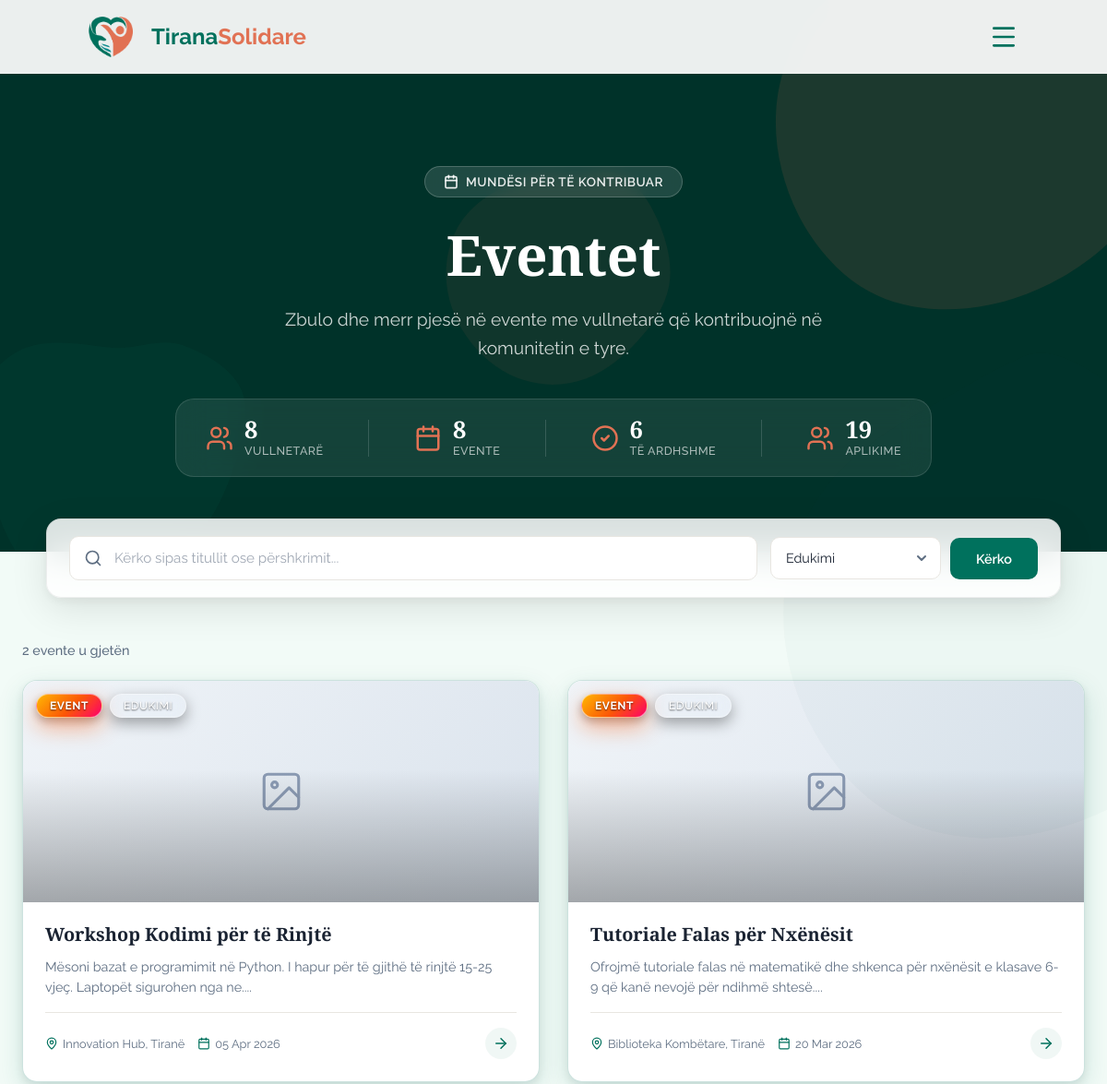
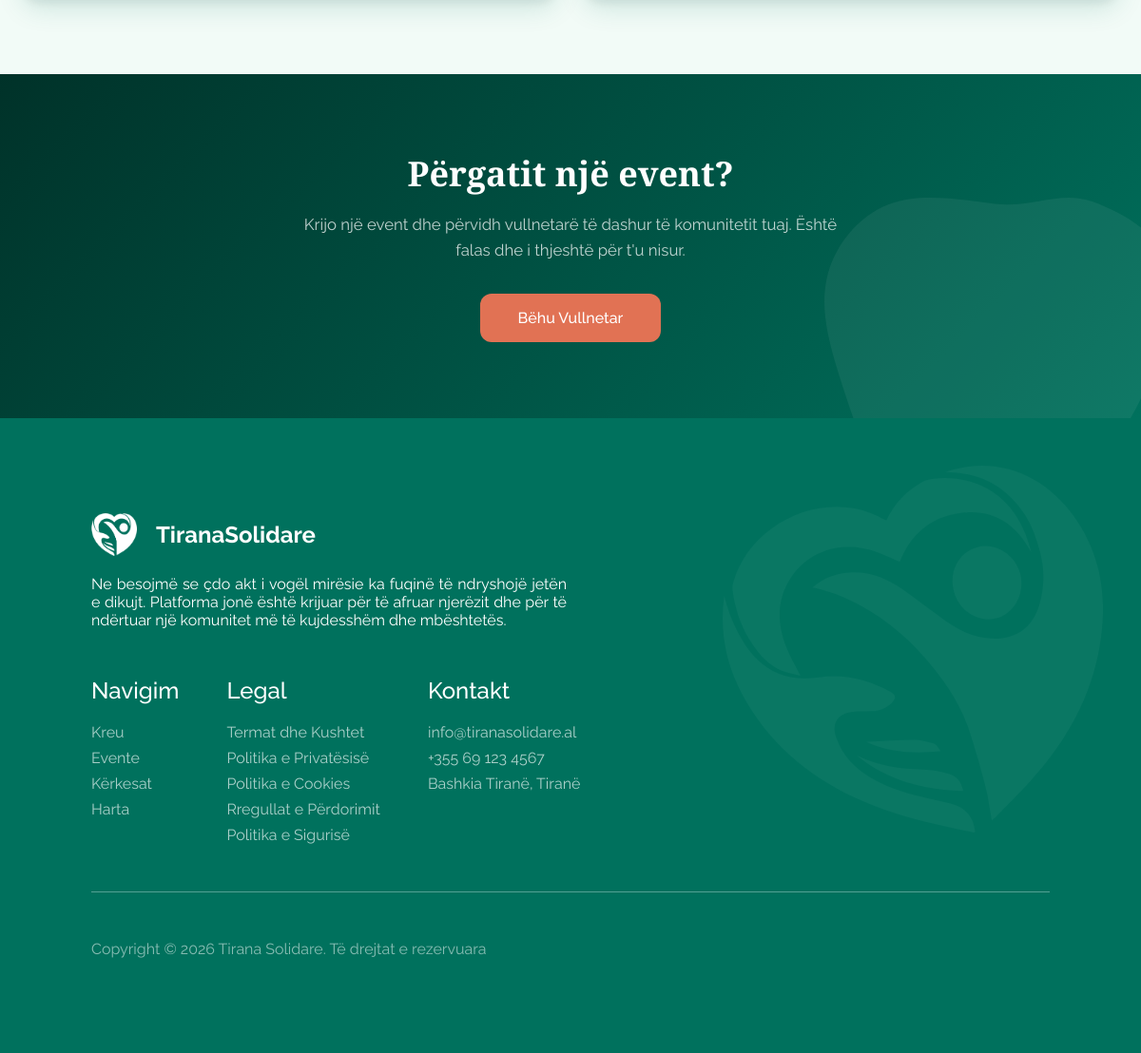
The page /views/events.php?category=3 on the database its author committed (2 pictures, top to bottom).
### tables this page shows
CREATE TABLE `eventi` (
  `id_eventi` int(11) NOT NULL,
  `id_perdoruesi` int(11) DEFAULT NULL,
  `id_kategoria` int(11) DEFAULT NULL,
  `titulli` varchar(200) DEFAULT NULL,
  `pershkrimi` text DEFAULT NULL,
  `data` datetime DEFAULT NULL,
  `vendndodhja` varchar(255) DEFAULT NULL,
  `latitude` decimal(10,7) DEFAULT NULL,
  `longitude` decimal(10,7) DEFAULT NULL,
  `banner` varchar(500) DEFAULT NULL COMMENT 'URL to image storage',
  `krijuar_me` timestamp NOT NULL DEFAULT current_timestamp()
);

CREATE TABLE `kategoria` (
  `id_kategoria` int(11) NOT NULL,
  `emri` varchar(50) DEFAULT NULL
);

### views/events.php (the view, shortened to what the rows shown need)
<?php
require_once __DIR__ . '/../config/db.php';
$isLoggedIn = isset($_SESSION['user_id']);
$isAdmin = ($isLoggedIn && ($_SESSION['roli'] ?? '') === 'Admin');
$page   = max(1, (int) ($_GET['page'] ?? 1));
$limit  = 12;
$offset = ($page - 1) * $limit;
$search   = trim($_GET['search'] ?? '');
$category = (int) ($_GET['category'] ?? 0);
$where  = [];
$params = [];
if ($category > 0) {
    $where[]  = 'e.id_kategoria = ?';
    $params[] = $category;
}
$whereSQL = $where ? 'WHERE ' . implode(' AND ', $where) : '';
$sql = "SELECT e.*, k.emri AS kategoria_emri, p.emri AS krijuesi_emri
        FROM Eventi e
        LEFT JOIN Kategoria k ON k.id_kategoria = e.id_kategoria
        LEFT JOIN Perdoruesi p ON p.id_perdoruesi = e.id_perdoruesi
        $whereSQL
        ORDER BY e.data DESC
        LIMIT ? OFFSET ?";
$params[] = $limit;
$params[] = $offset;
$stmt = $pdo->prepare($sql);
$stmt->execute($params);
$events = $stmt->fetchAll(PDO::FETCH_ASSOC);
?>
<!DOCTYPE html>
<html lang="sq">
<head>
  <link rel="stylesheet" href="/TiranaSolidare/public/assets/styles/main.css">
  <link rel="stylesheet" href="/TiranaSolidare/public/assets/styles/requests.css?v=20260308W">  <link rel="stylesheet" href="https://unpkg.com/leaflet@1.9.4/dist/leaflet.css" />
  <link rel="stylesheet" href="/TiranaSolidare/assets/css/map.css"></head>
<body class="page-events">
<?php include __DIR__ . '/../public/components/header.php'; ?>
<main>
<?php if (isset($event) && $event): ?>
<!-- ═══════════════════════════════════════════════════════════
     SINGLE EVENT DETAIL
     ═══════════════════════════════════════════════════════════ -->
<section class="rq-detail-hero rq-detail-hero--request">
  <svg class="rq-blob rq-blob--hero-1" viewBox="0 0 200 200" xmlns="http://www.w3.org/2000/svg"><path fill="rgba(255,255,255,0.06)" d="M44.7,-76.4C58.8,-69.2,71.8,-58.7,79.6,-45.1C87.4,-31.5,90.1,-15.7,88.5,-0.9C86.9,13.9,81.1,27.8,72.6,39.6C64.1,51.4,52.9,61.2,40.1,68.4C27.3,75.6,13.7,80.3,-0.8,81.7C-15.3,83.1,-30.5,81.3,-43.4,74.2C-56.2,67.2,-66.7,55,-73.8,41.2C-80.8,27.3,-84.4,11.7,-83.5,-3.5C-82.6,-18.7,-77.2,-33.4,-68,-45.1C-58.8,-56.8,-45.9,-65.4,-32.3,-72.8C-18.7,-80.3,-9.3,-86.5,3.2,-91.9C15.7,-97.4,30.5,-83.6,44.7,-76.4Z" transform="translate(100 100)"/></svg>
  <svg class="rq-blob rq-blob--hero-2" viewBox="0 0 200 200" xmlns="http://www.w3.org/2000/svg"><path fill="rgba(255,255,255,0.04)" d="M39.5,-51.2C52.9,-46.3,66.8,-37.9,71.4,-25.7C76.1,-13.5,71.5,2.6,66,17.3C60.6,31.9,54.3,45.1,44,54.7C33.6,64.3,19.3,70.2,3.4,73.7C-12.6,77.2,-30.3,78.4,-42.2,70.1C-54,61.7,-60,43.8,-65.3,27.3C-70.6,10.8,-75.2,-4.2,-72.3,-18.2C-69.5,-32.1,-59.2,-45,-46.1,-50C-33.1,-55,-16.5,-52.2,-1.4,-50.2C13.7,-48.3,26.1,-56.1,39.5,-51.2Z" transform="translate(100 100)"/></svg>
  <div class="rq-grid-overlay"></div>
  <div class="rq-detail-hero__inner">
    <a href="/TiranaSolidare/views/events.php" class="rq-back-link">
      <svg xmlns="http://www.w3.org/2000/svg" width="20" height="20" viewBox="0 0 24 24" fill="none" stroke="currentColor" stroke-width="2" stroke-linecap="round" stroke-linejoin="round"><path d="m12 19-7-7 7-7"/><path d="M19 12H5"/></svg>
      Kthehu te eventet
    </a>
    <div class="rq-detail-hero__badges">
      <span class="rq-badge rq-badge--event-spotlight">
        <svg xmlns="http://www.w3.org/2000/svg" width="14" height="14" viewBox="0 0 24 24" fill="none" stroke="currentColor" stroke-width="2.5" stroke-linecap="round" stroke-linejoin="round"><rect width="18" height="18" x="3" y="4" rx="2"/><line x1="16" x2="16" y1="2" y2="6"/><line x1="8" x2="8" y1="2" y2="6"/><line x1="3" x2="21" y1="10" y2="10"/></svg>
        Event
      </span>
      <?php if (!empty($event['kategoria_emri'])): ?>
      <span class="rq-badge rq-badge--event"><?= htmlspecialchars($event['kategoria_emri']) ?></span>
      <?php endif; ?>
    </div>
    <h1><?= htmlspecialchars($event['titulli']) ?></h1>
    <div class="rq-detail-hero__meta">
      <span><svg xmlns="http://www.w3.org/2000/svg" width="18" height="18" viewBox="0 0 24 24" fill="none" stroke="currentColor" stroke-width="2" stroke-linecap="round" stroke-linejoin="round"><rect width="18" height="18" x="3" y="4" rx="2"/><line x1="16" x2="16" y1="2" y2="6"/><line x1="8" x2="8" y1="2" y2="6"/><line x1="3" x2="21" y1="10" y2="10"/></svg> <?= date('d M Y, H:i', strtotime($event['data'])) ?></span>
      <span><svg xmlns="http://www.w3.org/2000/svg" width="18" height="18" viewBox="0 0 24 24" fill="none" stroke="currentColor" stroke-width="2" stroke-linecap="round" stroke-linejoin="round"><path d="M20 10c0 4.993-5.539 10.193-7.399 11.799a1 1 0 0 1-1.202 0C9.539 20.193 4 14.993 4 10a8 8 0 0 1 16 0"/><circle cx="12" cy="10" r="3"/></svg> <?= htmlspecialchars($event['vendndodhja'] ?? 'Tiranë') ?></span>
      <span><svg xmlns="http://www.w3.org/2000/svg" width="18" height="18" viewBox="0 0 24 24" fill="none" stroke="currentColor" stroke-width="2" stroke-linecap="round" stroke-linejoin="round"><path d="M16 21v-2a4 4 0 0 0-4-4H6a4 4 0 0 0-4 4v2"/><circle cx="9" cy="7" r="4"/><path d="M22 21v-2a4 4 0 0 0-3-3.87"/><path d="M16 3.13a4 4 0 0 1 0 7.75"/></svg> <?= $event['total_aplikime'] ?> aplikime</span>
    </div>
  </div>
</section>
<section class="rq-detail-body">
  <div class="rq-detail-layout">
    <div class="rq-detail-main">
      <?php if (!empty($event['banner'])): ?>
        <div class="rq-detail-banner">
          <img src="<?= htmlspecialchars($event['banner']) ?>" alt="<?= htmlspecialchars($event['titulli']) ?>" onerror="this.style.display='none'; this.nextElementSibling.style.display='flex'">
          <div class="rq-detail-banner--placeholder" style="display:none;">
            <svg xmlns="http://www.w3.org/2000/svg" width="80" height="80" viewBox="0 0 24 24" fill="none" stroke="currentColor" stroke-width="1" stroke-linecap="round" stroke-linejoin="round"><rect x="3" y="3" width="18" height="18" rx="2" ry="2"/><circle cx="8.5" cy="8.5" r="1.5"/><path d="M21 15l-5-5L5 21"/></svg>
            <p>Nuk ka imazh të ngarkuar</p>
          </div>
        </div>
      <?php else: ?>
        <div class="rq-detail-banner rq-detail-banner--placeholder">
          <svg xmlns="http://www.w3.org/2000/svg" width="80" height="80" viewBox="0 0 24 24" fill="none" stroke="currentColor" stroke-width="1" stroke-linecap="round" stroke-linejoin="round"><rect x="3" y="3" width="18" height="18" rx="2" ry="2"/><circle cx="8.5" cy="8.5" r="1.5"/><path d="M21 15l-5-5L5 21"/></svg>
          <p>Nuk ka imazh të ngarkuar</p>
        </div>
      <?php endif; ?>
      <div class="rq-detail-text">
        <h2>Përshkrimi</h2>
        <p><?= nl2br(htmlspecialchars($event['pershkrimi'] ?? 'Nuk ka përshkrim.')) ?></p>
      </div>
    </div>
    <aside class="rq-detail-sidebar">
      <div class="rq-sidebar-card">
        <h3>Informacione</h3>
        <ul class="rq-sidebar-info">
          <li>
            <svg xmlns="http://www.w3.org/2000/svg" width="18" height="18" viewBox="0 0 24 24" fill="none" stroke="currentColor" stroke-width="2" stroke-linecap="round" stroke-linejoin="round"><path d="M19 21v-2a4 4 0 0 0-4-4H9a4 4 0 0 0-4 4v2"/><circle cx="12" cy="7" r="4"/></svg>
            <div><span>Organizuesi</span><strong><?= htmlspecialchars($event['krijuesi_emri'] ?? 'N/A') ?></strong></div>
          </li>
          <li>
            <svg xmlns="http://www.w3.org/2000/svg" width="18" height="18" viewBox="0 0 24 24" fill="none" stroke="currentColor" stroke-width="2" stroke-linecap="round" stroke-linejoin="round"><rect width="18" height="18" x="3" y="4" rx="2"/><line x1="16" x2="16" y1="2" y2="6"/><line x1="8" x2="8" y1="2" y2="6"/><line x1="3" x2="21" y1="10" y2="10"/></svg>
            <div><span>Kategoria</span><strong><?= htmlspecialchars($event['kategoria_emri'] ?? 'Pa kategori') ?></strong></div>
          </li>
          <li>
            <svg xmlns="http://www.w3.org/2000/svg" width="18" height="18" viewBox="0 0 24 24" fill="none" stroke="currentColor" stroke-width="2" stroke-linecap="round" stroke-linejoin="round"><rect width="18" height="18" x="3" y="4" rx="2"/><line x1="16" x2="16" y1="2" y2="6"/><line x1="8" x2="8" y1="2" y2="6"/><line x1="3" x2="21" y1="10" y2="10"/></svg>
            <div><span>Data & Ora</span><strong><?= date('d/m/Y — H:i', strtotime($event['data'])) ?></strong></div>
          </li>
          <li>
            <svg xmlns="http://www.w3.org/2000/svg" width="18" height="18" viewBox="0 0 24 24" fill="none" stroke="currentColor" stroke-width="2" stroke-linecap="round" stroke-linejoin="round"><path d="M20 10c0 4.993-5.539 10.193-7.399 11.799a1 1 0 0 1-1.202 0C9.539 20.193 4 14.993 4 10a8 8 0 0 1 16 0"/><circle cx="12" cy="10" r="3"/></svg>
            <div><span>Vendndodhja</span><strong><?= htmlspecialchars($event['vendndodhja'] ?? 'Tiranë') ?></strong></div>
          </li>
        </ul>
        <div class="rq-sidebar-cta">
          <?php if (!$isLoggedIn): ?>
            <a href="/TiranaSolidare/views/login.php?redirect=<?= urlencode('/TiranaSolidare/views/events.php?id=' . $event['id_eventi']) ?>" class="rq-btn-full rq-btn-login">
              <svg xmlns="http://www.w3.org/2000/svg" width="18" height="18" viewBox="0 0 24 24" fill="none" stroke="currentColor" stroke-width="2" stroke-linecap="round" stroke-linejoin="round"><path d="M15 3h4a2 2 0 0 1 2 2v14a2 2 0 0 1-2 2h-4"/><polyline points="10 17 15 12 10 7"/><line x1="15" x2="3" y1="12" y2="12"/></svg>
              Kyçu për të aplikuar
            </a>
            <p class="rq-sidebar-hint">Duhet të jeni i kyçur për të aplikuar si vullnetar.</p>
          <?php elseif ($isAdmin): ?>
            <p class="rq-sidebar-hint">Administratorët nuk mund të aplikojnë si vullnetarë.</p>
          <?php elseif ($alreadyApplied): ?>
            <span class="rq-badge rq-badge--open"><?= htmlspecialchars($existingApp['statusi']) ?></span>
            <p class="rq-sidebar-hint">Ju keni aplikuar tashmë për këtë event.</p>
          <?php elseif (strtotime($event['data']) <= time()): ?>
            <p class="rq-sidebar-hint">Ky event ka kaluar. Nuk mund të aplikoni më.</p>
          <?php else: ?>
            <button class="rq-btn-full rq-btn-login" id="apply-btn" data-event="<?= $event['id_eventi'] ?>">
              <svg xmlns="http://www.w3.org/2000/svg" width="18" height="18" viewBox="0 0 24 24" fill="none" stroke="currentColor" stroke-width="2" stroke-linecap="round" stroke-linejoin="round"><path d="M16 21v-2a4 4 0 0 0-4-4H6a4 4 0 0 0-4 4v2"/><circle cx="9" cy="7" r="4"/><line x1="19" x2="19" y1="8" y2="14"/><line x1="22" x2="16" y1="11" y2="11"/></svg>
              Apliko si Vullnetar
            </button>
          <?php endif; ?>
        </div>
      </div>
      <div class="rq-sidebar-trust">
        <div class="rq-sidebar-trust__icon">
          <svg xmlns="http://www.w3.org/2000/svg" width="24" height="24" viewBox="0 0 24 24" fill="none" stroke="currentColor" stroke-width="2" stroke-linecap="round" stroke-linejoin="round"><rect width="18" height="18" x="3" y="4" rx="2"/><line x1="16" x2="16" y1="2" y2="6"/><line x1="8" x2="8" y1="2" y2="6"/><line x1="3" x2="21" y1="10" y2="10"/></svg>
        </div>
        <p><strong>Platformë komunitare</strong></p>
        <p class="rq-sidebar-trust__sub">Zbulo mundësi të vlefshme për të kontribuar në komunitetin tuaj.</p>
      </div>
    </aside>
  </div>
</section>
<?php else: ?>
<section class="rq-hero">
  <div class="rq-hero__inner">
    <h1>Eventet</h1>
  </div>
</section>
<section class="rq-results">
  <?php if (empty($events)): ?>
    <div class="rq-empty">
      <div class="rq-empty__icon">
        <svg xmlns="http://www.w3.org/2000/svg" width="56" height="56" viewBox="0 0 24 24" fill="none" stroke="currentColor" stroke-width="1" stroke-linecap="round" stroke-linejoin="round"><circle cx="12" cy="12" r="10"/><path d="M16 16s-1.5-2-4-2-4 2-4 2"/><line x1="9" x2="9.01" y1="9" y2="9"/><line x1="15" x2="15.01" y1="9" y2="9"/></svg>
      </div>
      <h3>Nuk u gjetën evente</h3>
      <p><?= $search ? 'Asnjë rezultat për "' . htmlspecialchars($search) . '". Provo me fjalë të tjera.' : 'Nuk ka evente aktive për momentin.' ?></p>
    </div>
  <?php else: ?>
    <div class="rq-grid">
      <?php foreach ($events as $i => $ev): ?>
        <a href="/TiranaSolidare/views/events.php?id=<?= $ev['id_eventi'] ?>" class="rq-card" style="animation-delay: <?= $i * 0.05 ?>s">
          <div class="rq-card__visual">
            <?php if (!empty($ev['banner'])): ?>
              <div class="rq-card__img rq-card__img--placeholder" style="display:none;">
                <svg xmlns="http://www.w3.org/2000/svg" width="50" height="50" viewBox="0 0 24 24" fill="none" stroke="currentColor" stroke-width="1.5" stroke-linecap="round" stroke-linejoin="round"><rect x="3" y="3" width="18" height="18" rx="2" ry="2"/><circle cx="8.5" cy="8.5" r="1.5"/><path d="M21 15l-5-5L5 21"/></svg>
              </div>
            <?php endif; ?>
            <div class="rq-card__overlay">
              <span class="rq-badge rq-badge--event-spotlight">Event</span>
              <span class="rq-badge rq-badge--event\"><?= htmlspecialchars($ev['kategoria_emri'] ?? 'Kategori') ?></span>
            </div>
          </div>
          <div class="rq-card__content">
            <h3 class="rq-card__title"><?= htmlspecialchars($ev['titulli']) ?></h3>
            <p class="rq-card__desc"><?= htmlspecialchars(mb_substr($ev['pershkrimi'] ?? '', 0, 110)) ?>...</p>
            <div class="rq-card__footer">
              <div class="rq-card__meta">
                <span>
                  <?= htmlspecialchars($ev['vendndodhja'] ?? 'Tiranë') ?>
                </span>
                <span>
                  <?= date('d M Y', strtotime($ev['data'])) ?>
                </span>
              </div>
              <span class="rq-card__arrow">
                <svg xmlns="http://www.w3.org/2000/svg" width="18" height="18" viewBox="0 0 24 24" fill="none" stroke="currentColor" stroke-width="2" stroke-linecap="round" stroke-linejoin="round"><path d="M5 12h14"/><path d="m12 5 7 7-7 7"/></svg>
              </span>
            </div>
          </div>
        </a>
      <?php endforeach; ?>
    </div>
  <?php endif; ?>
</section>
<section class="rq-cta">
  <div class="rq-cta__inner">
    <h2>Përgatit një event?</h2>
  </div>
</section>
<?php endif; ?>
</main>
</body>
</html>

### rows shown on the page
eventi: id_kategoria.emri "EDUKIMI", titulli "Workshop Kodimi për të Rinjtë", pershkrimi "Mësoni bazat e programimit në Python. I hapur për të gjithë të rinjtë 15-25 vjeç. Laptopët sigurohen nga ne.", vendndodhja "Innovation Hub, Tiranë", data "05 Apr 2026"
eventi: id_kategoria.emri "EDUKIMI", titulli "Tutoriale Falas për Nxënësit", pershkrimi "Ofrojmë tutoriale falas në matematikë dhe shkenca për nxënësit e klasave 6-9 që kanë nevojë për ndihmë shtesë.", vendndodhja "Biblioteka Kombëtare, Tiranë", data "20 Mar 2026"

### other values the page prints
$statVullnetare "8"
$statTotalEvents "8"
$statUpcoming "6"
$statApplications "19"
$total "2"
form field category "Edukimi"
